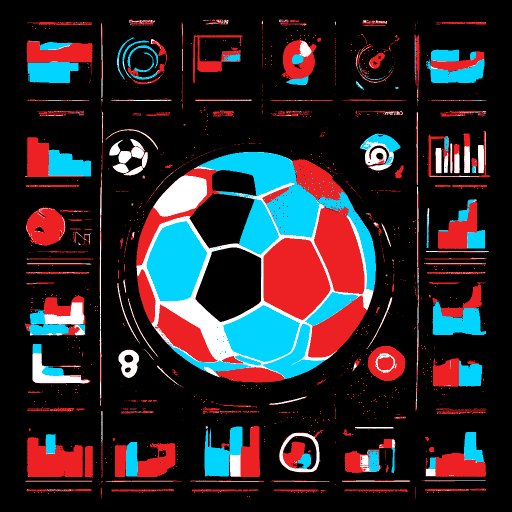
#> input picture experimentos/svg-vectorization-real/deportes-test.png, 1024 x 1024 px (shown at 1/2 size)
$ python png_to_vector_clean.py deportes-test.png out.png
#> lines starting #> are read from the running program, lines starting #| are printed output that depends on the picture; after the words box and inside, x2 and y2 are one past the last pixel; in counts of white or black regions, pixels touching at a corner belong together
#!/usr/bin/env python3
"""
PNG to Clean Vector SVG Converter
Uses contour detection to create true vector paths instead of pixel rectangles.
"""

import numpy as np
from PIL import Image
import sys

def trace_contours(image_array, color):
    """
    Trace contours of a specific color in the image.
    Returns simplified paths that represent the shape.
    """
    # Create binary mask for this color
    mask = np.all(image_array == color, axis=-1).astype(np.uint8) * 255

    # Find connected components and their boundaries
    from scipy import ndimage
    labeled, num_features = ndimage.label(mask)

    paths = []
    for i in range(1, num_features + 1):
        # Get the component
        component = (labeled == i)

        # Find boundary points
        coords = np.argwhere(component)
        if len(coords) == 0:
            continue

        # Get bounding box
        y_min, x_min = coords.min(axis=0)
        y_max, x_max = coords.max(axis=0)

        # For small components, just use a rectangle
        width = x_max - x_min + 1
        height = y_max - y_min + 1

        if width * height < 100:  # Small component, use rect
            paths.append({
                'type': 'rect',
                'x': x_min,
                'y': y_min,
                'width': width,
                'height': height
            })
        else:
            # For larger components, trace the outline
            # Simplified: use convex hull or polygon approximation
            paths.append({
                'type': 'rect',  # Fallback to rect for now
                'x': x_min,
                'y': y_min,
                'width': width,
                'height': height
            })

    return paths

def simplify_colors(image_array):
    """
    Group similar colors and return unique colors with their regions.
    """
    # Get unique colors
    pixels = image_array.reshape(-1, 3)
    unique_colors = np.unique(pixels, axis=0)

    print(f"Found {len(unique_colors)} unique colors")

    color_regions = {}
    for color in unique_colors:
        color_tuple = tuple(color)
        paths = trace_contours(image_array, color)
        if paths:
            color_regions[color_tuple] = paths

    return color_regions

def rgb_to_hex(rgb):
    """Convert RGB tuple to hex string."""
    return f"#{rgb[0]:02x}{rgb[1]:02x}{rgb[2]:02x}"

def generate_clean_svg(image_path, output_path):
    """
    Generate a clean SVG with proper paths instead of pixel rectangles.
    """
#> called with image_path = 'deportes-test.png', output_path = 'out.png'
    print(f"🎨 Loading image: {image_path}")
    img = Image.open(image_path).convert('RGB')
#> img is the input picture: PIL image 1024x1024 RGB; mean R, G, B 44.3, 37, 41.7
    width, height = img.size
#> width = 1024; height = 1024
    image_array = np.array(img)

    print(f"📐 Dimensions: {width}×{height}")
#| 📐 Dimensions: 1024×1024

    # Analyze colors and trace regions
    print("🔍 Analyzing color regions...")
    color_regions = simplify_colors(image_array)
#> in simplify_colors, `unique_colors = np.unique(pixels, axis=0)`: unique_colors = [[0, 0, 0], [0, 212, 255], [237, 32, 36], [255, 255, 255]]
#| Found 4 unique colors
#> the loop in simplify_colors, `for color in unique_colors:` made 4 passes
#> (color_tuple, num_features in trace_contours) on passes 1 to 4: ((0, 0, 0), 605), ((0, 212, 255), 920), ((237, 32, 36), 3762), ((255, 255, 255), 1220)
#> pass 1, in trace_contours, `mask = np.all(image_array == color, axis=-1).astype(np.uint8) * 255`:
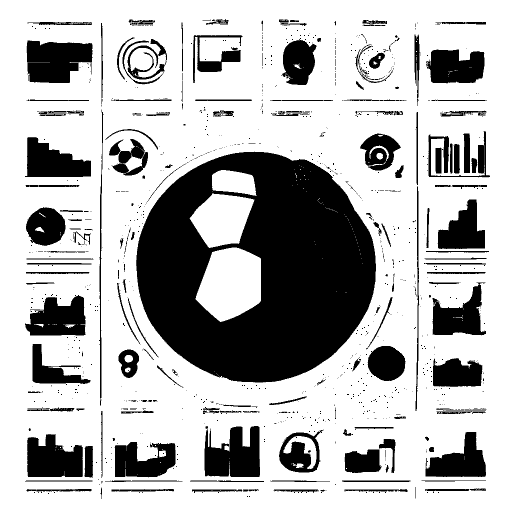
#> mask: shape (1024, 1024) (shown at 1/2 size); 72.1% white; 1146 black regions (965 under 20 px), largest, box (x1, y1, x2, y2) and area: (272, 303, 752, 765) 145394, (54, 81, 186, 166) 8781, (409, 852, 520, 954) 8535
#> pass 1, in trace_contours, `labeled, num_features = ndimage.label(mask)`:
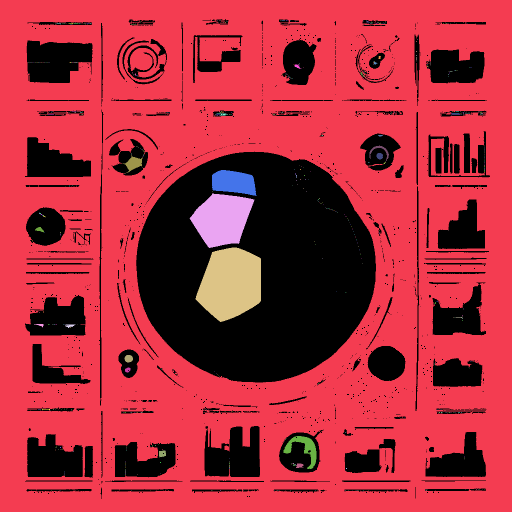
#> labeled: shape (1024, 1024) int32 (shown at 1/2 size); 606 distinct labels, from 0 to 605; one colour per label, 0 black
#> pass 2, in trace_contours (call 2), `mask = np.all(image_array == color, axis=-1).astype(np.uint8) * 255`:
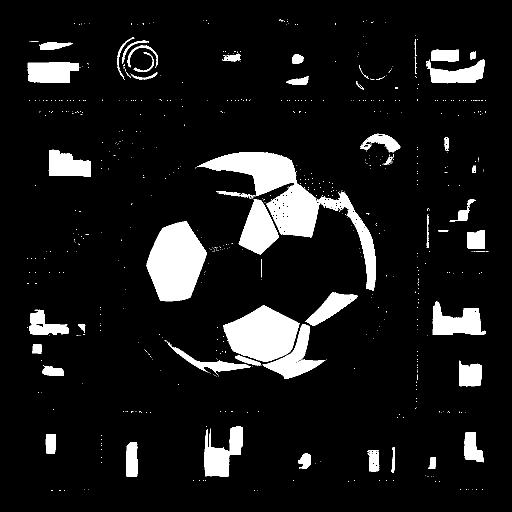
#> mask: shape (1024, 1024) (shown at 1/2 size); 9.6% white; 780 white regions (725 under 20 px), largest, box (x1, y1, x2, y2) and area: (393, 304, 752, 582) 20862, (292, 442, 414, 603) 13601, (447, 610, 600, 724) 11469
#> pass 2, in trace_contours (call 2), `labeled, num_features = ndimage.label(mask)`:
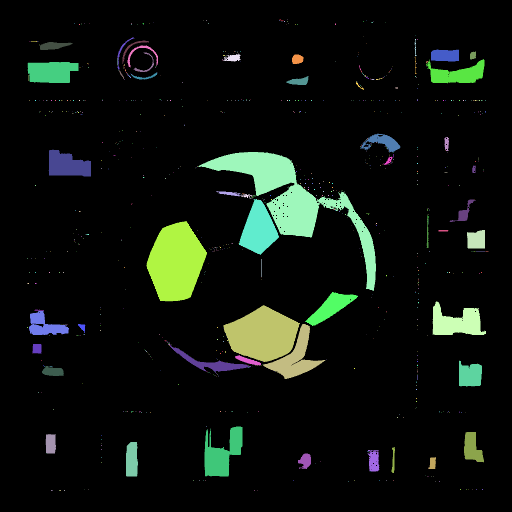
#> labeled: shape (1024, 1024) int32 (shown at 1/2 size); 921 distinct labels, from 0 to 920; one colour per label, 0 black
#> after the loop in simplify_colors, `for color in unique_colors:`: color_regions = 4 items
#> color_regions = 4 items

    # Generate SVG
    print("📝 Generating SVG...")
    svg_lines = [
        f'<svg xmlns="http://www.w3.org/2000/svg" viewBox="0 0 {width} {height}" width="{width}" height="{height}">',
    ]

    # Add black background first (as base layer)
    total_shapes = 0
    if (0, 0, 0) in color_regions:
        svg_lines.append(f'  <rect x="0" y="0" width="{width}" height="{height}" fill="#000000"/>')
        total_shapes += 1

    # Add each color region on top
    for color_rgb, paths in color_regions.items():
        color_hex = rgb_to_hex(color_rgb)

        # Skip black background (already added as base)
        if color_hex == '#000000':
            continue

        for path in paths:
            if path['type'] == 'rect':
                svg_lines.append(
                    f'  <rect x="{path["x"]}" y="{path["y"]}" '
                    f'width="{path["width"]}" height="{path["height"]}" '
                    f'fill="{color_hex}"/>'
                )
                total_shapes += 1
#> this loop made 4 passes
#> (color_rgb, color_hex) on passes 1 to 4: ((0, 0, 0), '#000000'), ((0, 212, 255), '#00d4ff'), ((237, 32, 36), '#ed2024'), ((255, 255, 255), '#ffffff')
#> after the loop, svg_lines = 5904 items; total_shapes = 5903

    svg_lines.append('</svg>')

    # Write to file
    with open(output_path, 'w') as f:
        f.write('\n'.join(svg_lines))

    file_size_kb = len('\n'.join(svg_lines)) / 1024

    print(f"✅ SVG generated!")
    print(f"📊 Total shapes: {total_shapes}")
#| 📊 Total shapes: 5903
    print(f"💾 File size: {file_size_kb:.1f} KB")
#| 💾 File size: 357.4 KB
    print(f"📦 Saved: {output_path}")

if __name__ == '__main__':
    if len(sys.argv) < 3:
        print("Usage: python png_to_vector_clean.py <input.png> <output.svg>")
        sys.exit(1)

    input_path = sys.argv[1]
    output_path = sys.argv[2]

    try:
        generate_clean_svg(input_path, output_path)
    except Exception as e:
        print(f"❌ Error: {e}")
        import traceback
        traceback.print_exc()
        sys.exit(1)
